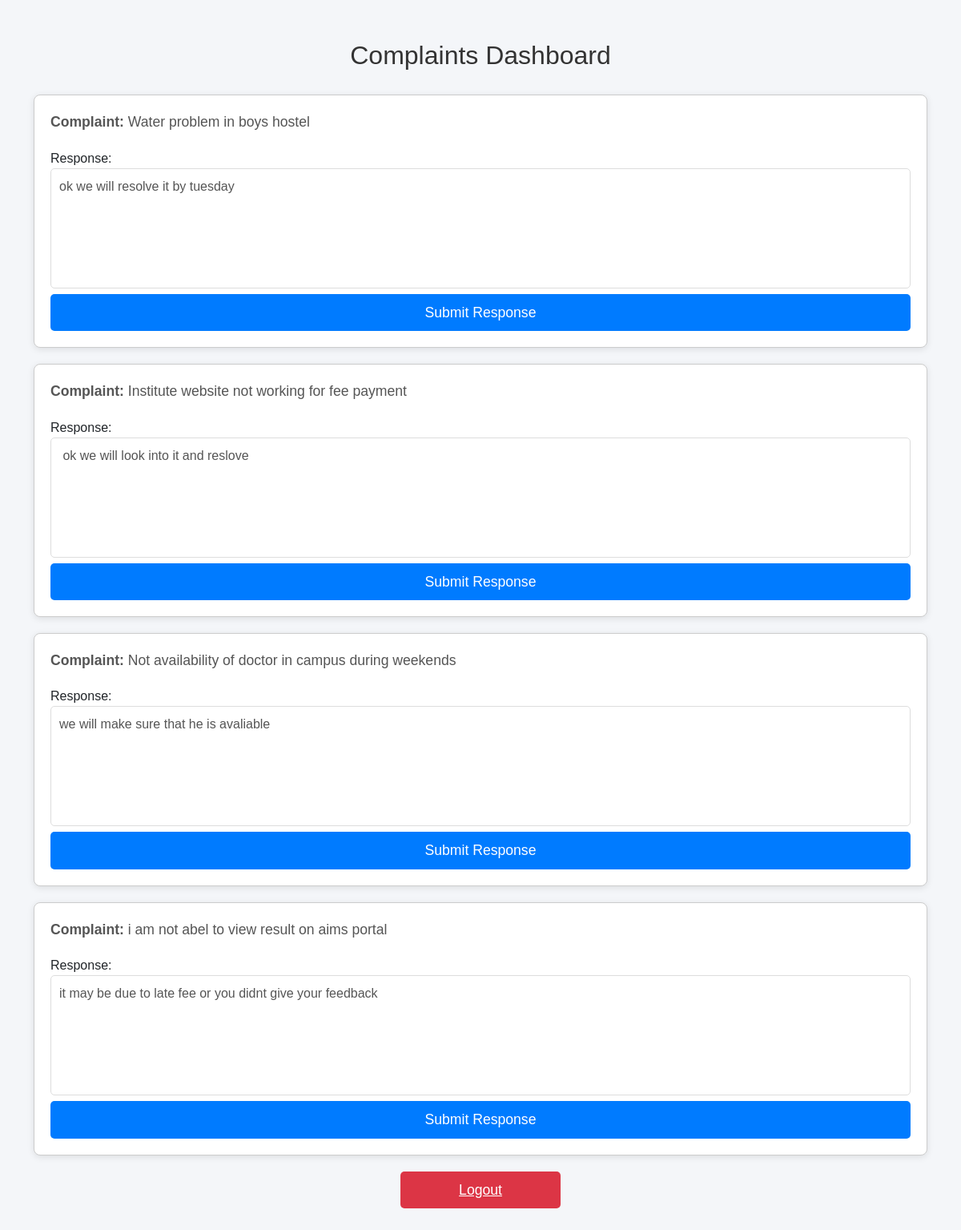
Screenshot of /complaints (signed in) with the database file from the repository.
### tables this page shows
CREATE TABLE complaints (
    id INTEGER PRIMARY KEY AUTOINCREMENT,
    user_id INTEGER NOT NULL,
    complaint TEXT NOT NULL,
    response TEXT,
    FOREIGN KEY(user_id) REFERENCES users(id)
);

### app.py (the view, shortened to what this page needs)
@app.route("/complaints", methods=["GET", "POST"])
def complaints():
    if "user_id" not in session:
        return redirect("/")
    user_id = session["user_id"]
    complaints = complaints_db.execute("SELECT * FROM complaints WHERE user_id = ?", user_id)
    return render_template("complaints.html", complaints=complaints)

### templates/complaints.html (shortened to what this page needs)
<!DOCTYPE html>
<html lang="en">
<head>
    <link href="https://cdn.jsdelivr.net/npm/bootstrap@5.3.0-alpha1/dist/css/bootstrap.min.css" rel="stylesheet">
</head>
<body>
    <div class="container">
        <h2>Complaints Dashboard</h2>
        {% for complaint in complaints %}
        <div class="complaint-card">
            <div class="complaint-text">
                <strong>Complaint:</strong> {{ complaint.complaint }}
            </div>
            <form method="POST">
                <label for="response">Response:</label>
                <textarea name="response" class="response-textarea" placeholder="Enter your response here...">{{ complaint.response if complaint.response else '' }}</textarea>
                <button type="submit">Submit Response</button>
            </form>
        </div>
        {% endfor %}
        <div class="logout-container">
            <a href="{{ url_for('logout') }}" class="logout-btn">Logout</a>
        </div>
    </div>
</body>
</html>

### templates/complaints.html (style rules this page uses)
body { background-color: #f4f6f9; font-family: 'Arial', sans-serif; display: flex; flex-direction: column; min-height: 100vh; }
.container { margin-top: 50px; flex-grow: 1; }
h2 { color: #333; text-align: center; margin-bottom: 30px; }
.complaint-card { border: 1px solid #ccc; border-radius: 8px; padding: 20px; background-color: #fff; margin-bottom: 20px; box-shadow: 0 2px 8px rgba(0, 0, 0, 0.1); }
.complaint-card .complaint-text { font-size: 1.1em; margin-bottom: 20px; color: #555; }
.complaint-card .response-textarea { width: 100%; height: 150px; padding: 10px; border-radius: 5px; border: 1px solid #ddd; font-size: 1em; color: #555; resize: none; }
.complaint-card button { width: 100%; padding: 10px; background-color: #007bff; border: none; color: #fff; font-size: 1.1em; border-radius: 5px; cursor: pointer; transition: background-color 0.3s ease, transform 0.2s ease; }
.logout-container { margin-top: 20px; display: flex; justify-content: center; margin-bottom: 50px; }
.logout-btn { background-color: #dc3545; color: white; font-size: 1.1em; padding: 10px 20px; border-radius: 5px; width: 100%; max-width: 200px; text-align: center; cursor: pointer; transition: background-color 0.3s ease; }

### rows the page displays
complaints: complaint "Water problem in boys hostel", response "ok we will resolve it by tuesday"
complaints: complaint "Institute website not working for fee payment", response "ok we will look into it and reslove"
complaints: complaint "Not availability of doctor in campus during weekends", response "we will make sure that he is avaliable"
complaints: complaint "i am not abel to view result on aims portal", response "it may be due to late fee or you didnt give your feedback"
